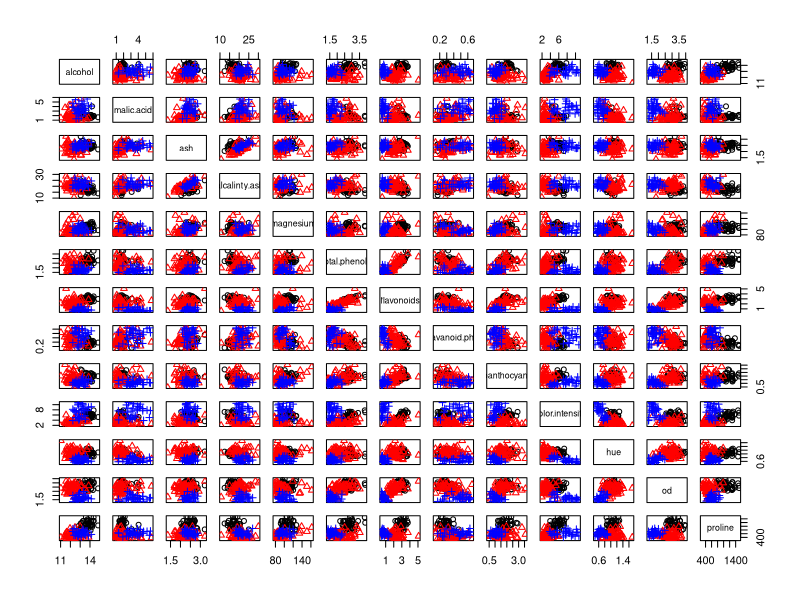

This figure's R source:
## Using mixture models for classification in the wine dataset
## Compare linear and quadratic discriminant analysis and a 
##   (semisupervised) location and scale mixture model with K normals
## Comparing only against the EM algorithm


####### Semi-supervised Generative Model using EM solver #######


# Semi-supervised, quadratic discriminat analysis 
### Loading data and setting up global variables
library(MASS)
library(mvtnorm)
wine.training = read.table("wine_training.txt", sep=",", header=TRUE)
wine.test = read.table("wine_test.txt", sep=",", header=TRUE)

View(wine.training)
View(wine.test)

n = dim(wine.training)[1]  # Size of the training set
m = dim(wine.test)[1]      # Size of the test set
# Create dataset of observations, 
# first n belong to the training set, 
# and the rest belong to the test set
x = rbind(as.matrix(wine.training[,-1]), as.matrix(wine.test[,-1]))   
View(x)
p       = dim(x)[2]              # Number of features
KK      = 3
epsilon = 0.00001

par(mfrow=c(1,1))
par(mar=c(2,2,2,2)+0.1)
colscale = c("black","red","blue")
pairs(wine.training[,-1], col=colscale[wine.training[,1]], pch=wine.training[,1])


# Initialize the parameters of the algorithm
set.seed(63252)
w   = rep(1,KK)/KK  #Assign equal weight to each component to start with
## modeling the whole features as the multivariate gaussian.
mu  = rmvnorm(KK, apply(x,2,mean), var(x))   #Cluster centers randomly spread over the support of the data
#View(mu)
Sigma      = array(0, dim=c(KK,p,p))  #Initial variances are assumed to be the same
Sigma[1,,] = var(x)/KK  
Sigma[2,,] = var(x)/KK
Sigma[3,,] = var(x)/KK
#View(Sigma[1,,])
sw     = FALSE
KL     = -Inf
KL.out = NULL
s      = 0

while(!sw){
  ## E step
  v = array(0, dim=c(n+m,KK))
  for(k in 1:KK){  #Compute the log of the weights
    v[1:n,k] = ifelse(wine.training[,1]==k,0,-Inf)  # Training set
    # vectorized operator
    v[(n+1):(n+m),k] = log(w[k]) + mvtnorm::dmvnorm(x[(n+1):(n+m),], mu[k,], Sigma[k,,],log=TRUE)  # Test set
  }
  for(i in 1:(n+m)){
    v[i,] = exp(v[i,] - max(v[i,]))/sum(exp(v[i,] - max(v[i,])))  #Go from logs to actual weights in a numerically stable manner
  }
  
  ## M step
  w = apply(v,2,mean)
  mu = matrix(0, nrow=KK, ncol=p)
  for(k in 1:KK){
    for(i in 1:(n+m)){
      mu[k,]    = mu[k,] + v[i,k]*x[i,]
    }
    mu[k,] = mu[k,]/sum(v[,k])
  }
  Sigma = array(0,dim=c(KK,p,p))
  for(k in 1:KK){
    for(i in 1:(n+m)){
      Sigma[k,,] = Sigma[k,,] + v[i,k]*(x[i,] - mu[k,])%*%t(x[i,] - mu[k,])
    }
    Sigma[k,,] = Sigma[k,,]/sum(v[,k])
  }
  
  ##Check convergence
  ## KLn can be viewed as our optimized goal (function in E-step)
  KLn = 0
  for(i in 1:(n+m)){
    for(k in 1:KK){
      KLn = KLn + v[i,k]*(log(w[k]) + mvtnorm::dmvnorm(x[i,],mu[k,],Sigma[k,,],log=TRUE))
    }
  }
  if(abs(KLn-KL)/abs(KLn)<epsilon){
    sw=TRUE
  }
  KL = KLn
  KL.out = c(KL.out, KL)
  s = s + 1
  print(paste(s, KLn))
}

## Predicted labels of test set
apply(v, 1, which.max)[(n+1):(n+m)]
## True labels
wine.test[,1]
## Comparison
apply(v, 1, which.max)[(n+1):(n+m)] == wine.test[,1]
sum(!(apply(v, 1, which.max)[(n+1):(n+m)] == wine.test[,1])) # One error

# Using the qda and lda functions in R
# qda
modqda = MASS::qda(grouping=wine.training[,1], x=wine.training[,-1], method="mle")
ccpredqda = predict(modqda,newdata=wine.test[,-1])
sum(!(ccpredqda$class == wine.test[,1])) # One error

# lda
modlda = lda(grouping=wine.training[,1], x=wine.training[,-1], method="mle")
ccpredlda = predict(modlda,newdata=wine.test[,-1])
sum(!(ccpredlda$class == wine.test[,1])) # No errors!!!
